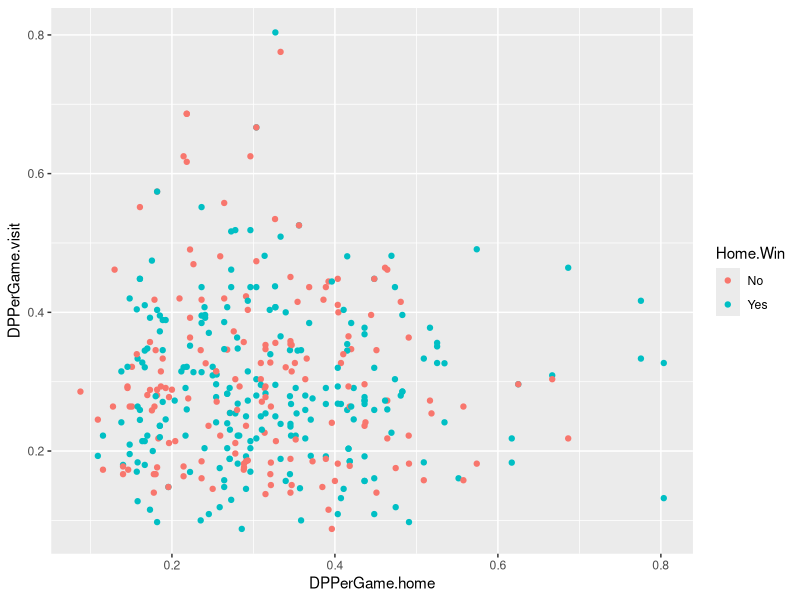
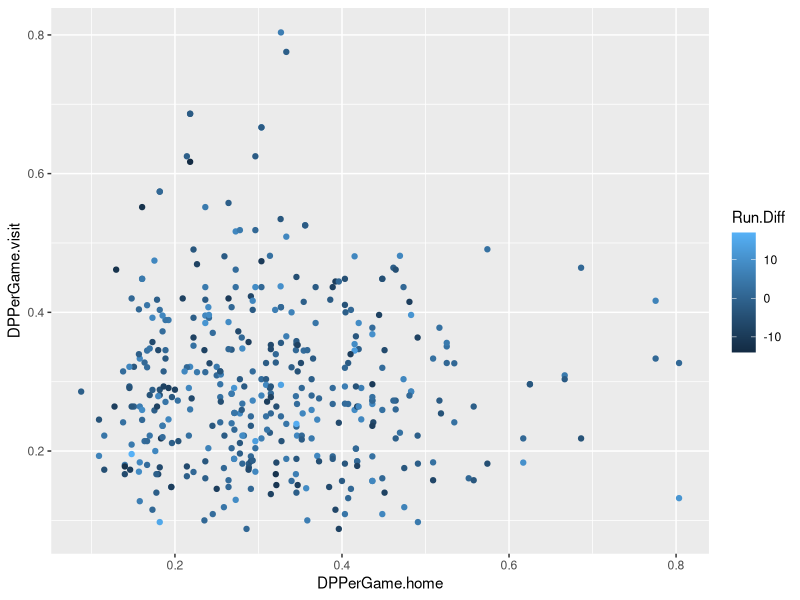
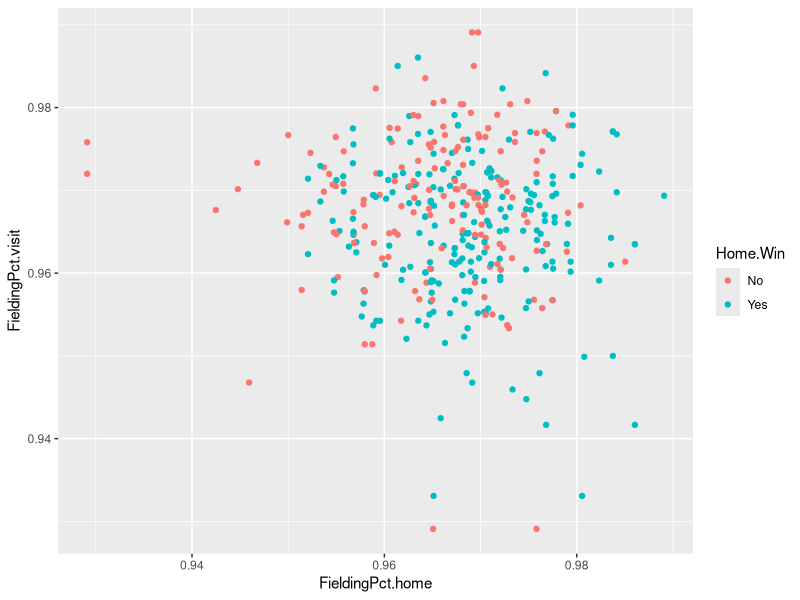
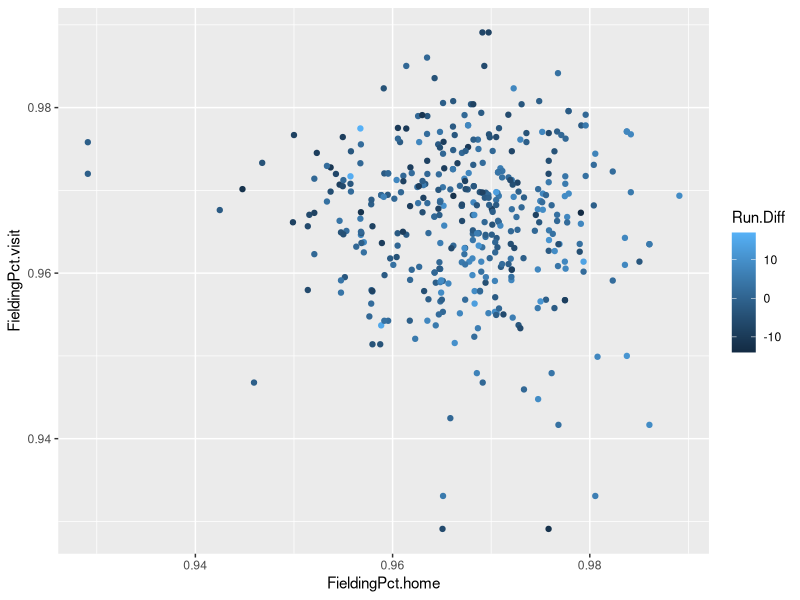
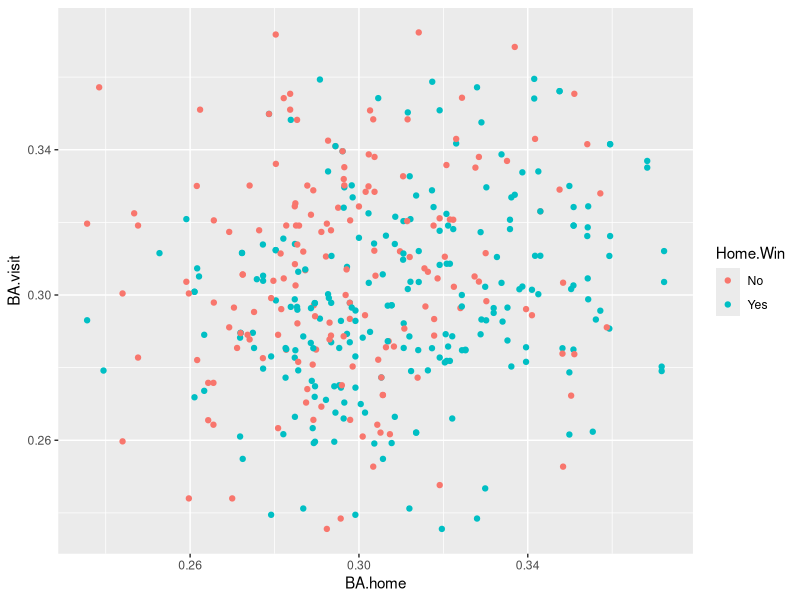
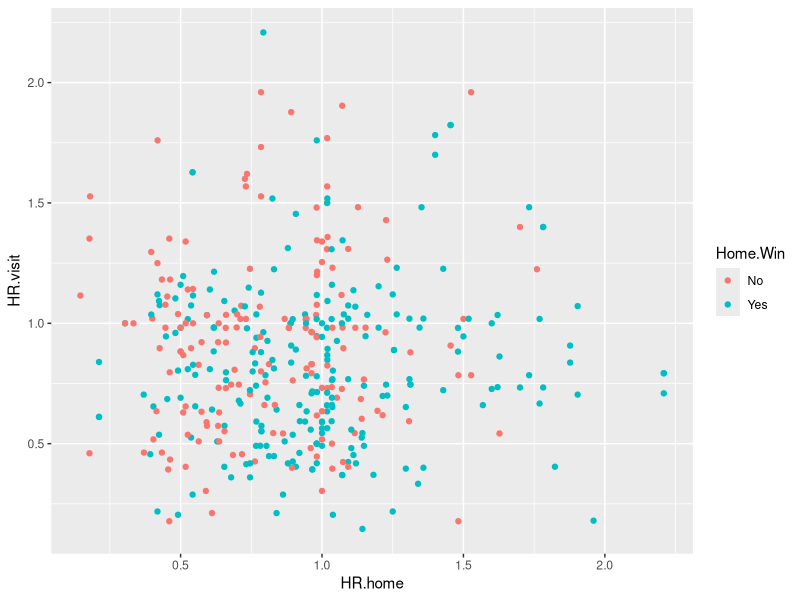
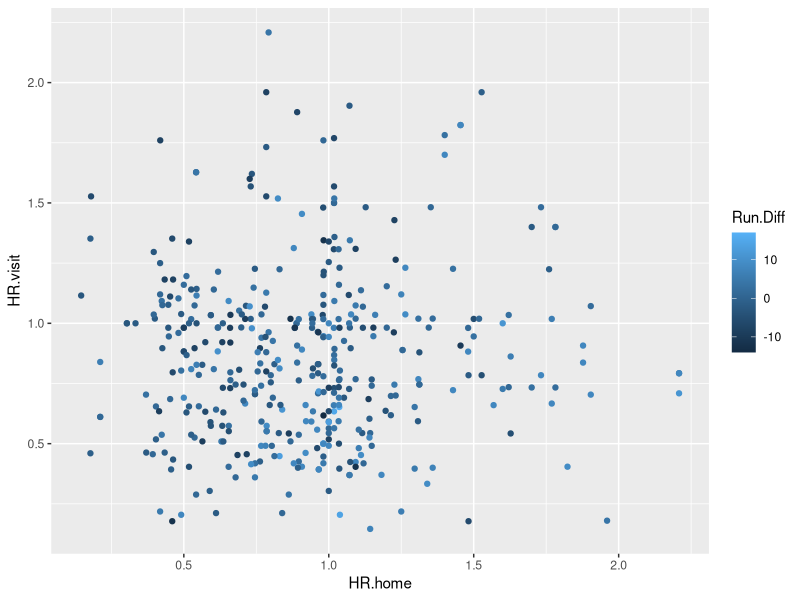
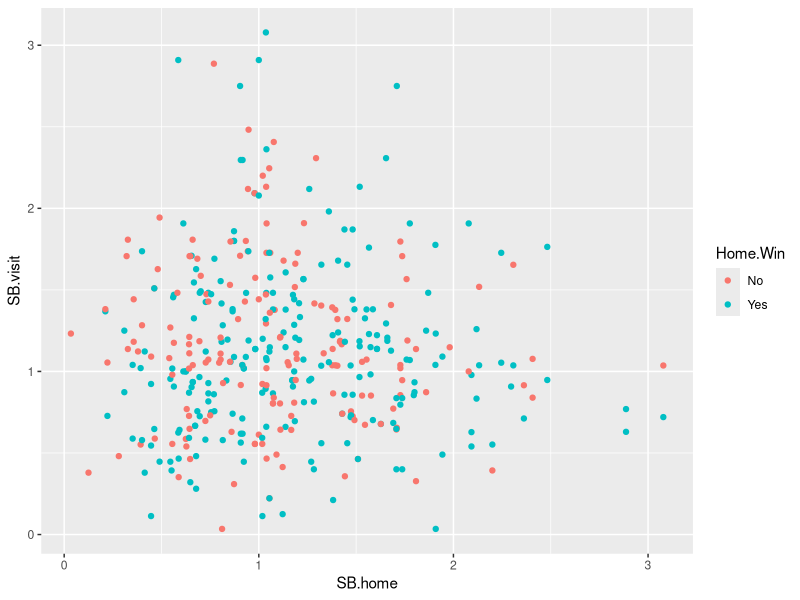

R code for these plots, in order:
#Read in the data
Softball2015 <- read.csv("Softball2015.csv")
View(Softball2015)
Softball2016 <- read.csv("Softball2016.csv")
View(Softball2016)
Softball2017 <- read.csv("Softball2017.csv")
View(Softball2017)
Softball2018 <- read.csv("Softball2018.csv")
View(Softball2018)

#this is the google spreadsheet
Regionals <- read.csv("Data/NCAA Tournament Games 2015-2018 - Sheet1.csv")
View(Regionals)

library(tidyverse)
library(ggplot2)

#filters each data set into teams that went to Regionals
NCAA2015 <- filter(Softball2015, NCAA %in% c("At-large","Auto"))
NCAA2016 <- filter(Softball2016, NCAA %in% c("At-large","Auto"))
NCAA2017 <- filter(Softball2017, NCAA %in% c("At-large","Auto"))
NCAA2018 <- filter(Softball2018, NCAA %in% c("At-large","Auto"))

#adds year variable
NCAA2015 <- mutate(NCAA2015, Year=2015)
NCAA2016 <- mutate(NCAA2016, Year=2016)
NCAA2017 <- mutate(NCAA2017, Year=2017)
NCAA2018 <- mutate(NCAA2018, Year=2018)

#cannot row bind unless number of columns are equal; this removes extra columns in 2018 data set
NCAA2018 <- subset(NCAA2018, select=-c(PitcherK, PitcherBB))

#row binds the four datasets
RegionalStats <- data.frame(rbind(NCAA2015,NCAA2016,NCAA2017,NCAA2018))

#reorders columns so year is first
RegionalStats <- RegionalStats[, c(32,1:31)]

#Adds stats: fielding percentage, singles, total bases, double plays per game, slugging percentage, success rate of stolen bases
#second line adds batting average
RegionalStats <- mutate(RegionalStats, FieldingPct = (PO+A)/(PO+A+E), Singles = H - Doubles - Triples - HR, TB = Singles + 2*Doubles + 3*Triples + 4*HR, DPPerGame = DP/G, SlgPct = TB/AB, SuccessRate = SB/(SB+CS))
RegionalStats <- mutate(RegionalStats, BA=H/AB)

#Joins Regionals and stats into one data frame by game
RegionalGames <- Regionals %>% left_join(RegionalStats, by = c("Home.Team" = "Name", "Year"),  suffix = c(".x", ".home")) %>% left_join(RegionalStats, by = c("Visiting.Team" = "Name", "Year"), suffix = c(".home",".visit"))

#Adds column indicating home team win
RegionalGames <- mutate(RegionalGames, Home.Win = ifelse(Home.Score>Visiting.Score, "Yes", "No"))

#Adds column indicating run differental (absolute value of Home-Visiting runs)
RegionalGames <- mutate(RegionalGames, Run.Diff = Home.Score-Visiting.Score)

#Creates new data frame that standardizes important variables
RegionalGames_Std <- mutate(RegionalGames, Run.Diff = Home.Score-Visiting.Score,
                        Singles.home = Singles.home/G.home, Singles.visit=Singles.visit/G.visit,
                        TB.home=TB.home/G.home, TB.visit=TB.visit/G.visit, 
                        Doubles.home=Doubles.home/G.home, Doubles.visit=Doubles.visit/G.visit,
                        Triples.home=Triples.home/G.home, Triples.visit=Triples.visit/G.visit,
                        HR.home=HR.home/G.home, HR.visit=HR.visit/G.visit,
                        SB.home=SB.home/G.home, SB.visit=SB.visit/G.visit,
                        CS.home=CS.home/G.home, CS.visit=CS.visit/G.visit,
                        RunsScored.home=RunsScored.home/G.home, RunsScored.visit=RunsScored.visit/G.visit,
                        PO.home=PO.home/G.home, PO.visit=PO.visit/G.visit,
                        A.home=A.home/G.home, A.visit=A.visit/G.visit,
                        E.home=E.home/G.home, E.visit=E.visit/G.visit,
                        RunsAllowed.home=RunsAllowed.home/G.home, RunsAllowed.visit=RunsAllowed.visit/G.visit)

#Plots double plays per game home vs away
DoublePlays <- ggplot(data=RegionalGames_Std)+geom_point(mapping=aes(x=DPPerGame.home, y=DPPerGame.visit, color=Home.Win))
print(DoublePlays)
DoublePlaysRuns <- ggplot(data=RegionalGames_Std)+geom_point(mapping=aes(x=DPPerGame.home, y=DPPerGame.visit, color=Run.Diff))
print(DoublePlaysRuns)

#Plots fielding percentage home vs away
FieldingPct <- ggplot(data=RegionalGames_Std)+geom_point(mapping=aes(x=FieldingPct.home, y=FieldingPct.visit, color=Home.Win))
print(FieldingPct)
FieldingPctRuns <- ggplot(data=RegionalGames_Std)+geom_point(mapping=aes(x=FieldingPct.home, y=FieldingPct.visit, color=Run.Diff))
print(FieldingPctRuns)

#Plots batting average home vs away
BattingAvg <- ggplot(data=RegionalGames_Std)+geom_point(mapping=aes(x=BA.home, y=BA.visit, color=Home.Win))
print(BattingAvg)

#Plots home runs
HomeRuns <- ggplot(data=RegionalGames_Std)+geom_point(mapping=aes(x=HR.home, y=HR.visit, color=Home.Win))
print(HomeRuns)
HomeRuns2 <- ggplot(data=RegionalGames_Std)+geom_point(mapping=aes(x=HR.home, y=HR.visit, color=Run.Diff))
print(HomeRuns2)

#plots stolen bases
StolenBases <- ggplot(data=RegionalGames_Std)+geom_point(mapping=aes(x=SB.home, y=SB.visit, color=Home.Win))
print(StolenBases)
StolenBases2 <- ggplot(data=RegionalGames_Std)+geom_point(mapping=aes(x=SB.home, y=SB.visit, color=Run.Diff))
print(StolenBases2)

#creates boxplots based on difference b/w visiting and home in particular stat, filters games where host was neither team
RegionalGames_Std %>% mutate(BA=BA.visit-BA.home) -> BA
BA2 <- filter(BA, Regional.Host != Home.Team, Regional.Host != Visiting.Team)
boxplot(BA~Home.Win, data=BA2)
boxplot(BA.home~Home.Win, data=BA2)
boxplot(BA.visit~Home.Win, data=BA2)

RegionalGames_Std %>% mutate(HR=HR.visit-HR.home) -> HR 
HR2 <- filter(HR, Regional.Host != Home.Team, Regional.Host != Visiting.Team)
boxplot(HR~Home.Win, data=HR2)
boxplot(HR.home~Home.Win, data=HR2)
boxplot(HR.visit~Home.Win, data=HR2)

#Adds column indicating if home team or visiting team (or neither) is regional host
RegionalGames_Std <- mutate(RegionalGames_Std, 
                            Host= case_when(Regional.Host==Home.Team~1, 
                                            Regional.Host==Visiting.Team~-1,
                                            Regional.Host != Home.Team & Regional.Host != Visiting.Team ~ 0) )

#filters based on who was host (if any), also changed difference in BA
RegionalGames_Std %>% mutate(BA=BA.home-BA.visit) -> BA
BAhost.home <- filter(BA, Host==1)
BAhost.visit <- filter(BA, Host==-1)
BAhost.0 <- filter(BA, Host==0)
BAbxplt.home <- boxplot(BA~Home.Win, data=BAhost.home)
BAbxplt.visit <- boxplot(BA~Home.Win, data=BAhost.visit)
BAbxplt.0 <- boxplot(BA~Home.Win, data=BAhost.0)

#Wanted to see if Runs/Hit gave any explanation for BA not making sense
#like lower batting avg but more runs per hit
RegionalGames_Std %>% mutate(Runs.home=RunsScored.home/H.home, Runs.visit=RunsScored.visit/H.visit, Runs=Runs.home-Runs.visit) -> R
Rhost.home <- filter(R, Host==1)
Rhost.visit <- filter(R, Host==-1)
Rhost.0 <- filter(R, Host==0)
Rbxplt.home <- boxplot(Runs~Home.Win, data=Rhost.home)
Rbxplt.visit <- boxplot(Runs~Home.Win, data=Rhost.visit)
Rbxplt.0 <- boxplot(Runs~Home.Win, data=Rhost.0)
